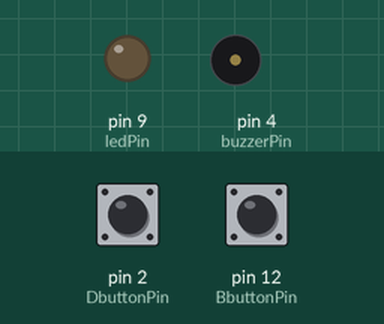
A sketch run on a simulated Arduino Uno, built with avr-gcc and run on an emulated ATmega328P. Shown: output pins drawn as LEDs (lit = HIGH), buzzer (waves = sounding, pin HIGH). The test bench sets the inputs (shaded band); at power-on: pin 2 (DbuttonPin) HIGH, pin 12 (BbuttonPin) HIGH.

Above: at 1.2 s.
1.3 s: pin 2 (DbuttonPin) pulled LOW for 1 s
At 1.8 s:
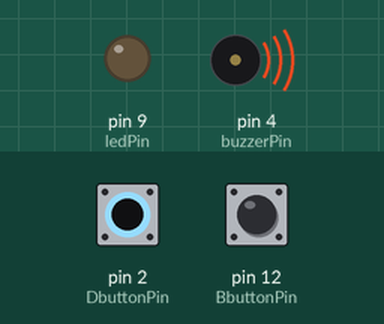
4.1 s: pin 12 (BbuttonPin) pulled LOW for 1 s
At 5.3 s:
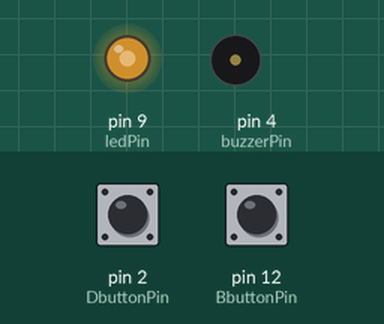
6.6 s: pin 12 (BbuttonPin) pulled LOW for 0.25 s
At 7.9 s:
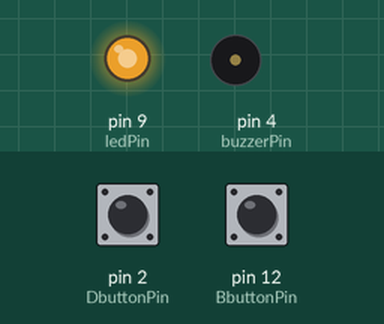
8.3 s: pin 12 (BbuttonPin) pulled LOW for 3.2 s
At 9.0 s:
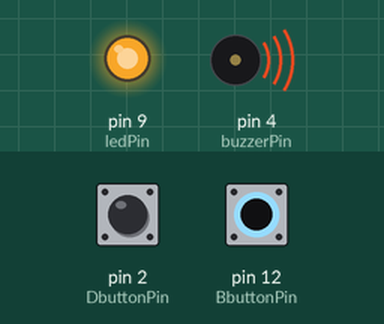
13.0 s: pin 2 (DbuttonPin) pulled LOW for 3.2 s
At 14.2 s:
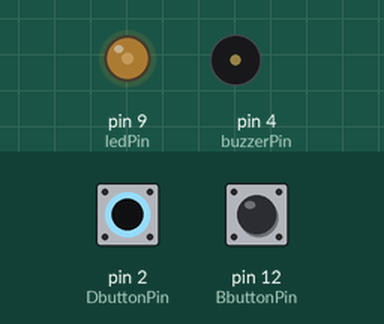
Timing chart, 0 to 18.1 s (numbered marks = the images above; inputs shaded):
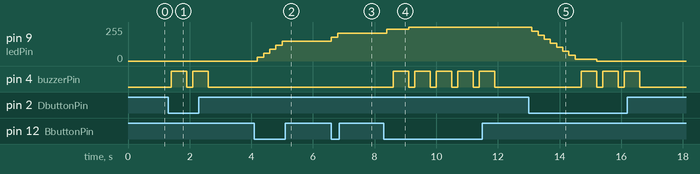

The sketch:

dimmable_LED.ino
```cpp
int ledPin = 9;
int BbuttonPin = 12;
int DbuttonPin = 2;
int buzzerPin = 4;
int BbuttonRead;
int DbuttonRead;
int bdt = 500;
int dt = 200;
int bright = 0;
int brightFactor = 30;
void setup() {
  // put your setup code here, to run once:
  pinMode(ledPin, OUTPUT);
  pinMode(BbuttonPin, INPUT);
  pinMode(DbuttonPin, INPUT);
  pinMode(buzzerPin, OUTPUT);
}

void loop() {
  // put your main code here, to run repeatedly:
  BbuttonRead = digitalRead(BbuttonPin);
  DbuttonRead = digitalRead(DbuttonPin);
  if(BbuttonRead == 0)
  {
    bright = bright + brightFactor;
  }
  if(DbuttonRead == 0)
  {
    bright = bright - brightFactor;
  }
  if(bright < 0)
  {
    bright = 0;
    digitalWrite(buzzerPin, HIGH);
    delay(bdt);
    digitalWrite(buzzerPin, LOW);
  }
  if(bright > 255)
  {
    bright = 255;
    digitalWrite(buzzerPin, HIGH);
    delay(bdt);
    digitalWrite(buzzerPin, LOW);
  }
  analogWrite(ledPin, bright);
  delay(dt);
}
```

Measured:
- after the input at 1.3 s, pin 4 (buzzerPin): alternates HIGH for 0.50 s and LOW for 0.20 s, 4 changes in all, then stays LOW, starting after 0.10 s
- after the input at 4.1 s, pin 9 (ledPin): moves from 0/255 to 150/255 over 0.80 s, starting after 0.10 s
- after the input at 6.6 s, pin 9 (ledPin): 150/255 → 180/255 at once, → 210/255 0.20 s later
- after the input at 8.3 s, pin 9 (ledPin): 210/255 → 240/255 after 0.10 s, → 255/255 0.70 s later; pin 4 (buzzerPin): alternates HIGH for 0.50 s and LOW for 0.20 s, 10 changes in all, then stays LOW, starting after 0.30 s
- after the input at 13.0 s, pin 9 (ledPin): moves from 255/255 to 0/255 over 2.1 s, starting after 0.10 s; pin 4 (buzzerPin): alternates HIGH for 0.50 s and LOW for 0.20 s, 6 changes in all, then stays LOW, starting after 1.7 s
